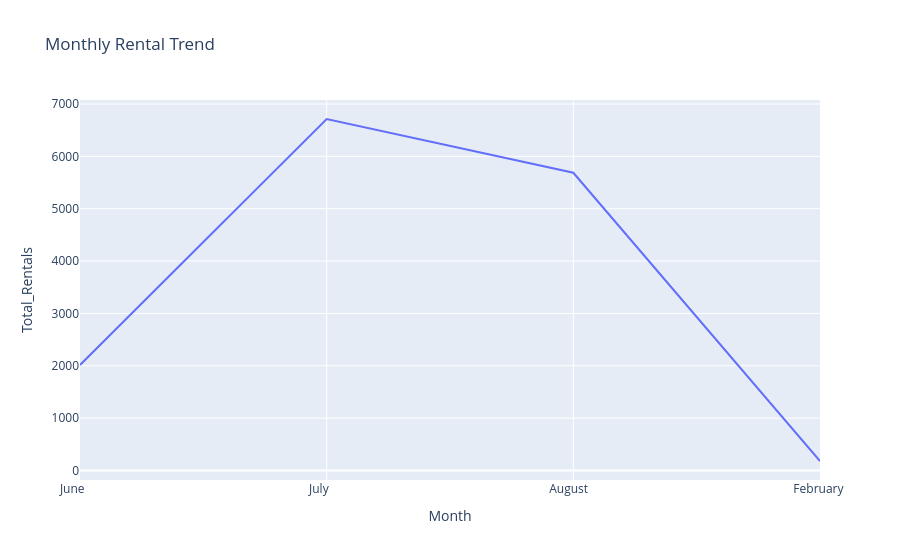

The cell this chart's notebook holds for it:
### Code cell
# How do rentals change over time


px.line(
    tbt,
    x='Month',
    y='Total_Rentals',
    title='Monthly Rental Trend'
).show()

### Figure 1 — Plotly figure (JSON) as saved in the notebook; plotly's stock layout.template omitted (floating-point values rounded to 4 significant figures)
{"data": [{"hovertemplate": "Month=%{x}<br>Total_Rentals=%{y}<extra></extra>", "legendgroup": "", "line": {"color": "#636efa", "dash": "solid"}, "marker": {"symbol": "circle"}, "mode": "lines", "name": "", "orientation": "v", "showlegend": false, "type": "scatter", "x": ["June     ", "July     ", "August   ", "February "], "xaxis": "x", "y": [2015, 6713, 5686, 182], "yaxis": "y"}], "layout": {"legend": {"tracegroupgap": 0}, "title": {"text": "Monthly Rental Trend"}, "xaxis": {"anchor": "y", "domain": [0, 1], "title": {"text": "Month"}}, "yaxis": {"anchor": "x", "domain": [0, 1], "title": {"text": "Total_Rentals"}}}}
